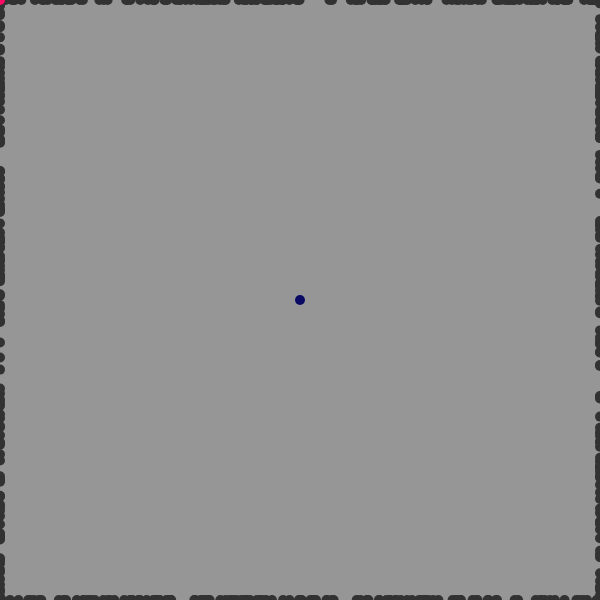
Frame 1 (no input)
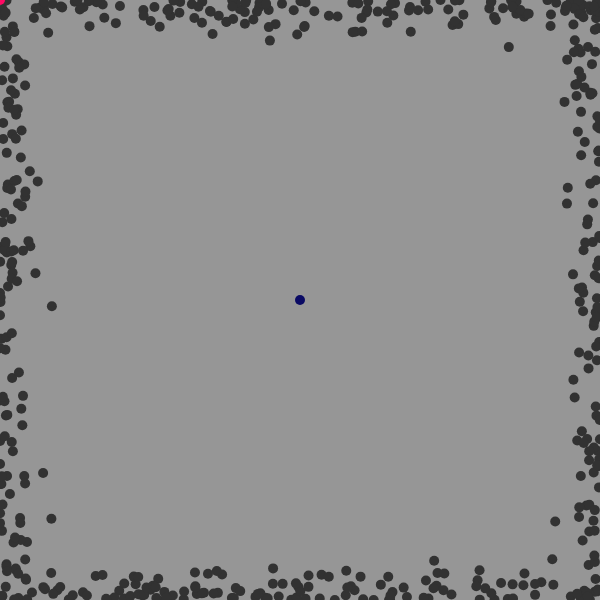
Frame 60 (no input)
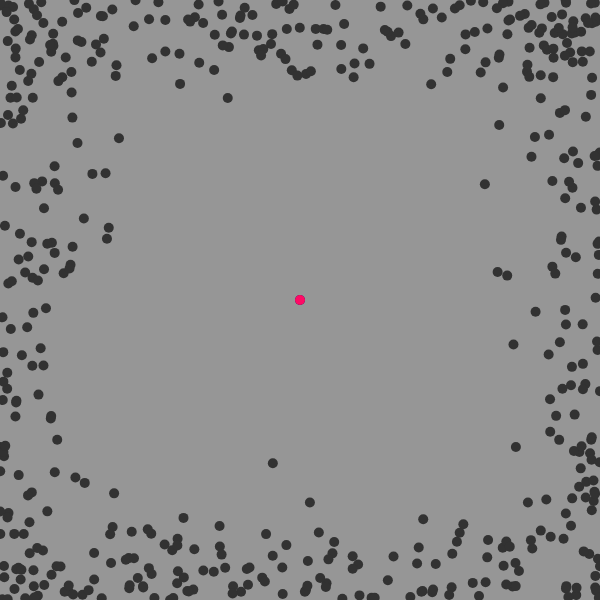
Frame 120 (the mouse pressed at the canvas centre since frame 60)

The p5.js sketch that drew these frames (run headless with seeded random() and noise() and a simulated clock; from frame 60 on, the mouse is pressed at the canvas centre):

// p5.js sketch
// ── sketch.js
function pos(n) {
	if (n < 0) {
		n *= -1
	}
	return n
}

class Point {
    constructor() {
        var x
        var y
        var r = random([0,1,2,3])
        if (r == 0) {
            x = random(0,width)
            y = 0
        } else if (r == 1) {
            x = width
            y = random(0,height)
        } else if (r == 2) {
            x = random(0,width)
            y = height
        } else if (r == 3) {
            x = 0
            y = random(0,height)
        }
    	this.pos = createVector(x,y)
    	this.vel = createVector(0,0)
    	this.acc = createVector(0,0)
    }
	dist(other) {
		return sqrt( pos(other.x-this.pos.x)**2 + pos(other.y-this.pos.y)**2 )
	}
    draw() {
        stroke(50)
        strokeWeight(rad*2)
        noFill()
        point(this.pos.x, this.pos.y)
    }
	update(tree) {
        //Movement
        this.acc.add(random(-move,move), random(-move,move))

		//Physics
		this.vel.add(this.acc)

		this.acc.mult(0)

		this.pos.add(this.vel)

        //Collision
        for (p of tree) {
            if (this.dist(p) - rad*2 <= 0) {
                tree.push(this.pos)
                points.splice(points.indexOf(this), 1)
                break
            }
        }

		//Off screen
		if (this.pos.x < 0 || this.pos.x > width) {
            this.pos.x = constrain(this.pos.x, 0,width)
            this.vel.x *= -0.5
		}
		if (this.pos.y < 0 || this.pos.y > height) {
            this.pos.y = constrain(this.pos.y, 0,height)
            this.vel.y *= -0.5
		}
	}
}

function setup() {
	createCanvas(600,600)
    cursor("none")
    creation = false
    move = 0.1
    tree = [createVector(width/2, height/2)]
    points = []
    pointsAmt = 500
    rad = 5
	for (i=0; i < pointsAmt; i++) {
		points.push(new Point())
	}
}

function draw() {
	background(150)

	for (p of points) {
        p.draw()
		p.update(tree)
	}

    for (p of tree) {
        stroke(10,10,100)
    	strokeWeight(rad*2)
    	noFill()
        point(p.x, p.y)
    }

    if (creation) {
        while (points.length < pointsAmt) {
            points.push(new Point())
        }
    }

	stroke(255,10,100)
	point(mouseX, mouseY)
}

function keyPressed() {
    creation = !creation
}
